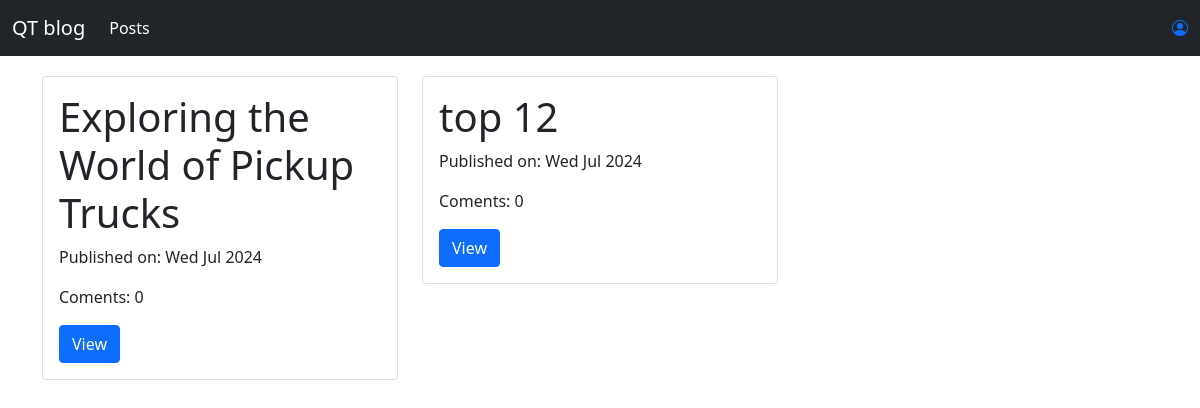
The page / on the database its author committed.
### blog/models.py (models this page shows, shortened)
class Post(models.Model):
    author = models.ForeignKey('auth.User',on_delete=models.CASCADE)
    title = models.CharField(max_length=200)
    text = models.TextField()
    created_date = models.DateTimeField(default=timezone.now)
    published_date = models.DateTimeField(blank=True, null=True)
    def approve_comments(self):
        return self.comments.filter(approved_comment=True)

### blog/views.py (the view)
# urls.py: re_path(r'^$', views.PostListView.as_view(), name='post_list'),
class PostListView(ListView):
    model = Post
    def get_queryset(self):
        return Post.objects.filter(published_date__lte=timezone.now()).order_by('-published_date')

### blog/templates/blog/post_list.html
{% extends 'blog/base.html' %}
{% block content %}
<div class="row">
    {% for post in post_list %}
    <div class="col-md-4" style="margin-top:20px;">
        <div class="card">
          <div class="card-body">
            <h1 class="card-title">{{ post.title }}</h1>
            <div class="date">
                <p class="card-text">Published on: {{ post.published_date|date:"D M Y"}}</p>
                <p>Coments: {{ post.approve_comments.count }}</p>
            </div>
            <a class="btn btn-primary" href="{% url 'post_detail' pk=post.pk %}">View </a>
         </div>
        </div>
    </div>
    {% endfor %}
</div>
{% endblock %}

### rows shown on the page
Post: title "Exploring the World of Pickup Trucks", published_date "Wed Jul 2024", approve_comments.count "0"
Post: title "top 12", published_date "Wed Jul 2024", approve_comments.count "0"
